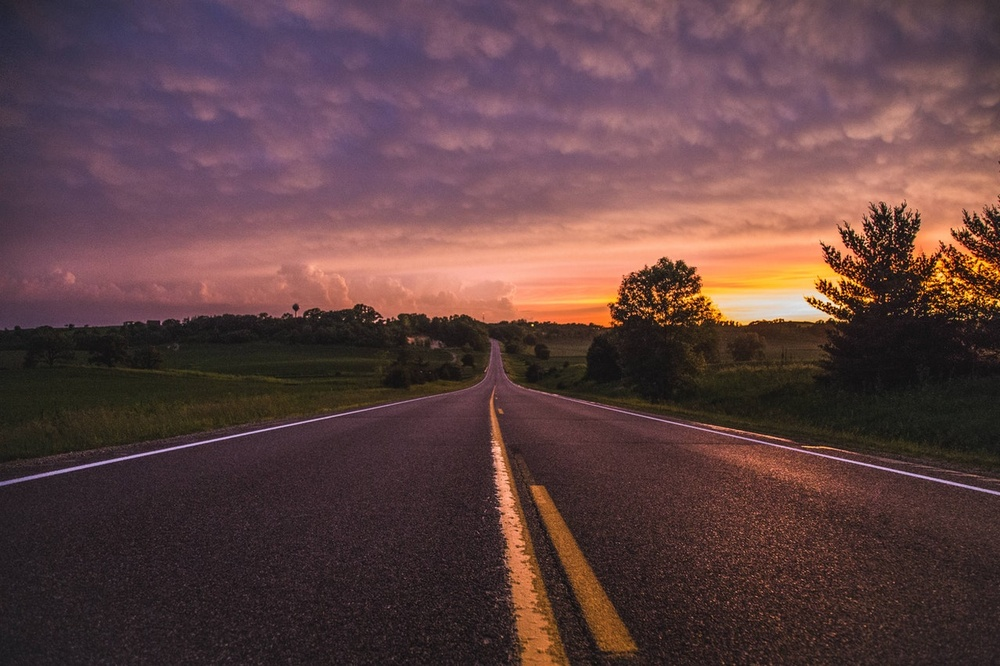
#> input picture HW2/road_orign.jpg, 1000 x 666 px, shrunk from 1280 x 853 before the run
$ python LBP.py
#> lines starting #> are read from the running program, lines starting #| are printed output that depends on the picture
#Local Binary Pattern (LBP)
import cv2
import numpy as np
import time
import matplotlib.pyplot as plt

def LBP(src):
    dst = np.zeros(src.shape, dtype=src.dtype)
    print('影像大小(x,y):', src.shape[0], 'x', src.shape[1])
    for i in range(1,src.shape[0]-1): #逐行掃描
        for j in range(1, src.shape[1]-1): #逐列掃描
            pass
            center = src[i][j] #中間值 [i  ,j  ]
            code = 0;
            '''
            print('i:',i, ' j:', j, '   src[i][j]:', center)
            print(src[i-1][j+1],'  ', src[i][j+1],'  ', src[i+1][j+1])
            print(src[i-1][j],'  ', src[i][j],'  ', src[i+1][j])
            print(src[i-1][j-1],'  ', src[i][j-1],'  ', src[i+1][j-1])
            '''
            #time.sleep(1)
            #[i-1 ,j+1] [i  ,j+1] [i+1 ,j+1]
            #[i-1 ,j  ] [i  ,j  ] [i+1 ,j  ]
            #[i-1 ,j-1] [i  ,j-1] [i+1 ,j-1]
            # 2^0  2^1  2^2
            # 2^3  2^4  2^5
            # 2^6  2^7  2^8
            code |= (src[i-1][j+1] >= center) << 0;
            code |= (src[i  ][j+1] >= center) << 1;
            code |= (src[i+1][j+1] >= center) << 2;
            code |= (src[i-1][j  ] >= center) << 3;
            code |= (src[i+1][j  ] >= center) << 4;
            code |= (src[i-1][j-1] >= center) << 5;
            code |= (src[i  ][j-1] >= center) << 6;
            code |= (src[i+1][j-1] >= center) << 7;

            #print('code==> ', code)
            dst[i-1][j-1]= code;
    return dst

img = cv2.imread('road_orign.jpg') #讀取圖檔
#> img is the input picture: shape (666, 1000, 3); mean B, G, R 66.7, 65.9, 94.6
'''
cv2.namedWindow('img')
cv2.imshow('img', img)
cv2.waitKey(0)
'''
img_gray = cv2.cvtColor(img,cv2.COLOR_RGB2GRAY) #轉為灰階
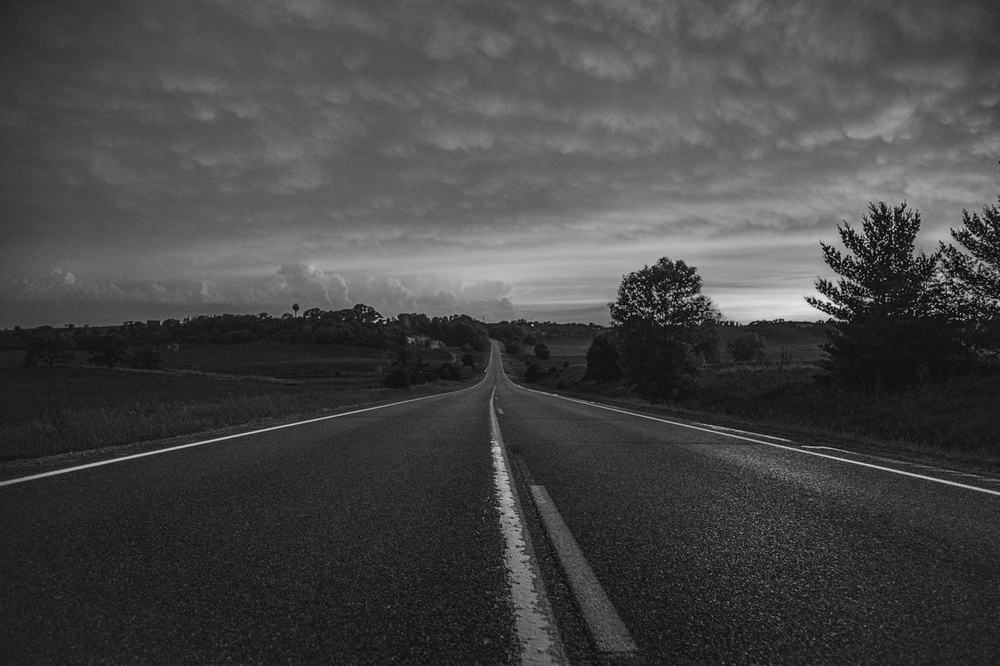
#> img_gray: shape (666, 1000); min 2, max 233, mean 69.4
img_LBP = LBP(img_gray)
#| 影像大小(x,y): 666 x 1000
#> after the loop in LBP, `for i in range(1,src.shape[0]-1):`:
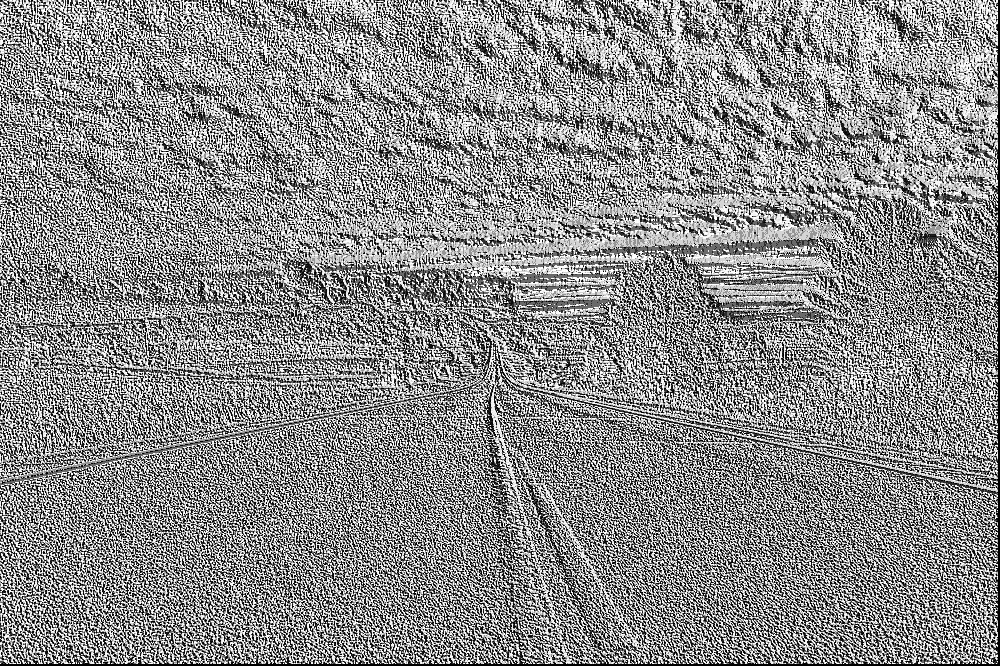
#> dst: shape (666, 1000); min 0, max 255, mean 139.6

Hist = cv2.calcHist([img_LBP], [0], None, [256], [0,256]) #cv2.calcHist(影像, 通道, 遮罩, 區間數量, 數值範圍)
#> Hist = 256 values, max 69968 at index 255, min 63 at index 90, mean 2601.6
#灰階影像==> 通道指定: [0]
#彩色影像==> [0], [1], [2] 指定藍色, 綠色, 紅色的通道
plt.plot(Hist)
plt.show()
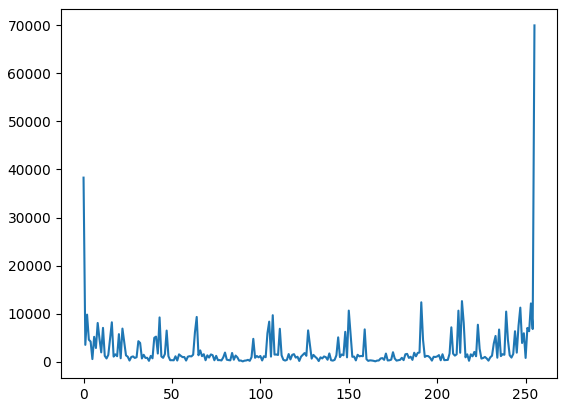
#> figure drawn by matplotlib, 1 panel; curve peaks at x = 255, y = 69968

cv2.namedWindow('img_LBP')
cv2.imshow('img_LBP', img_LBP)
cv2.waitKey(0)

$ run again, with HW2/LBP_hw2.png saved as HW2/road_orign.jpg
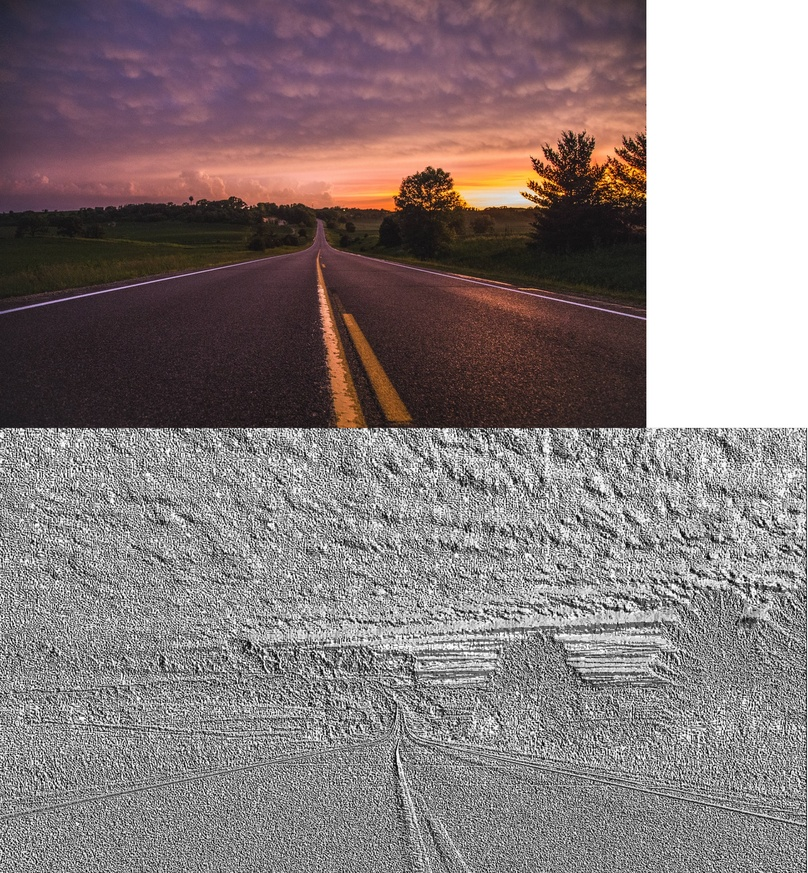
#> input picture HW2/LBP_hw2.png, 808 x 873 px, shrunk from 1600 x 1730 before the run
#> img is the input picture: shape (873, 808, 3); mean B, G, R 124.4, 124.1, 135.3
#| 影像大小(x,y): 873 x 808
#> after the loop in LBP, `for i in range(1,src.shape[0]-1):`:
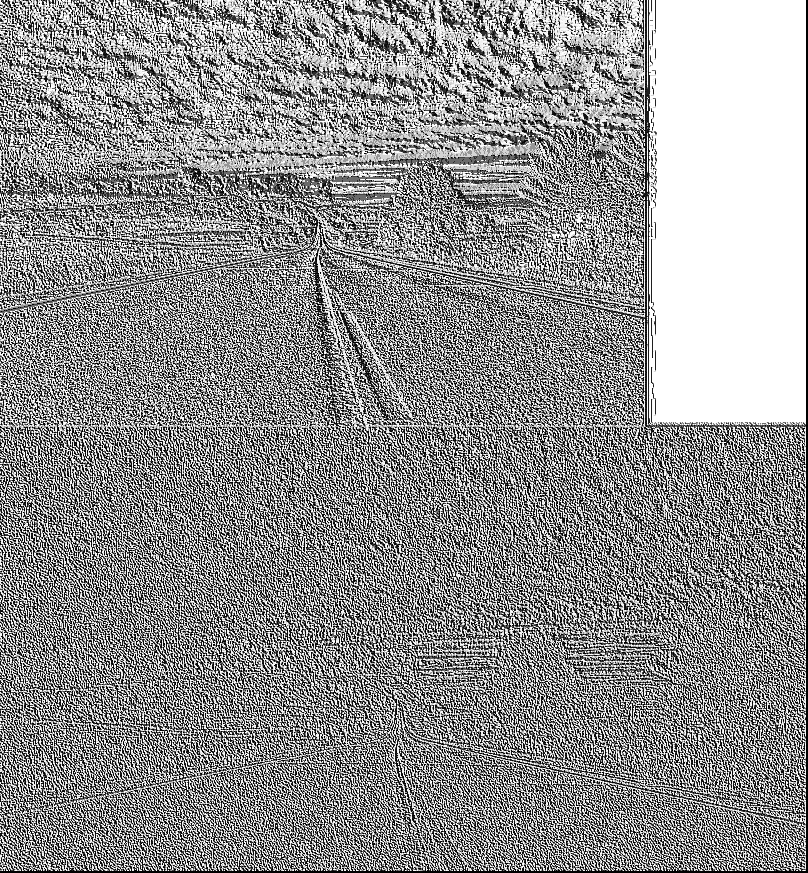
#> dst: shape (873, 808); min 0, max 255, mean 144.4
#> Hist = 256 values, max 131762 at index 255, min 125 at index 90, mean 2755.4
#> `plt.show()`:
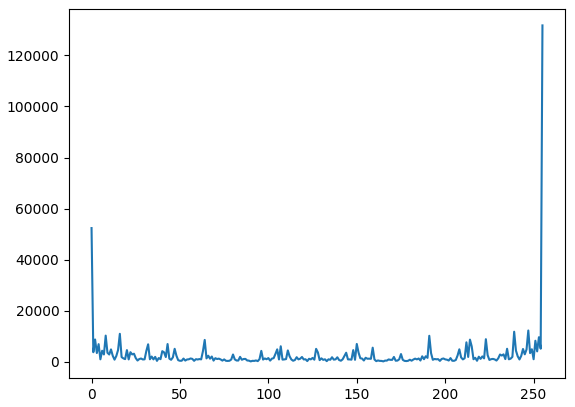
#> figure drawn by matplotlib, 1 panel; curve peaks at x = 255, y = 131762
